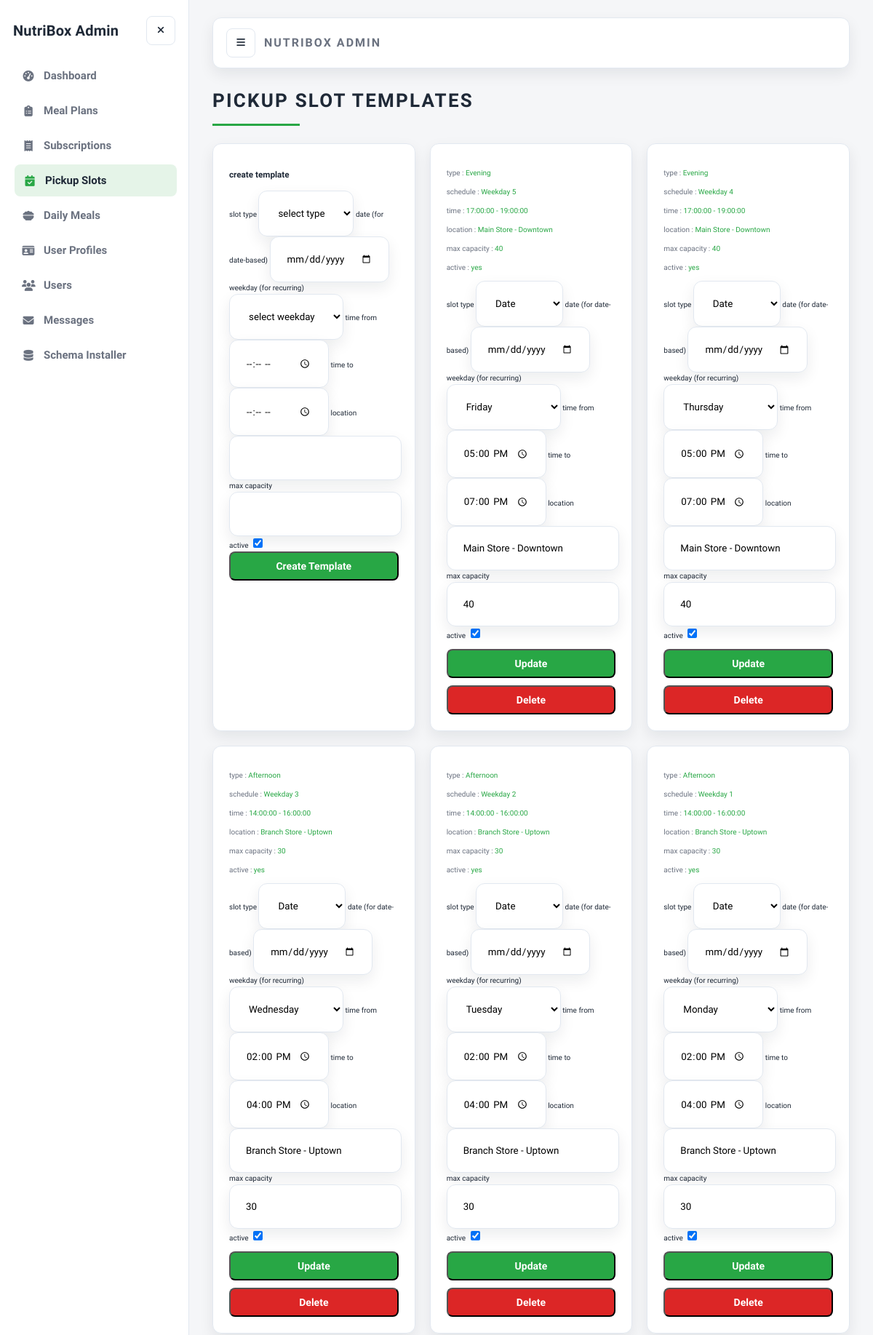
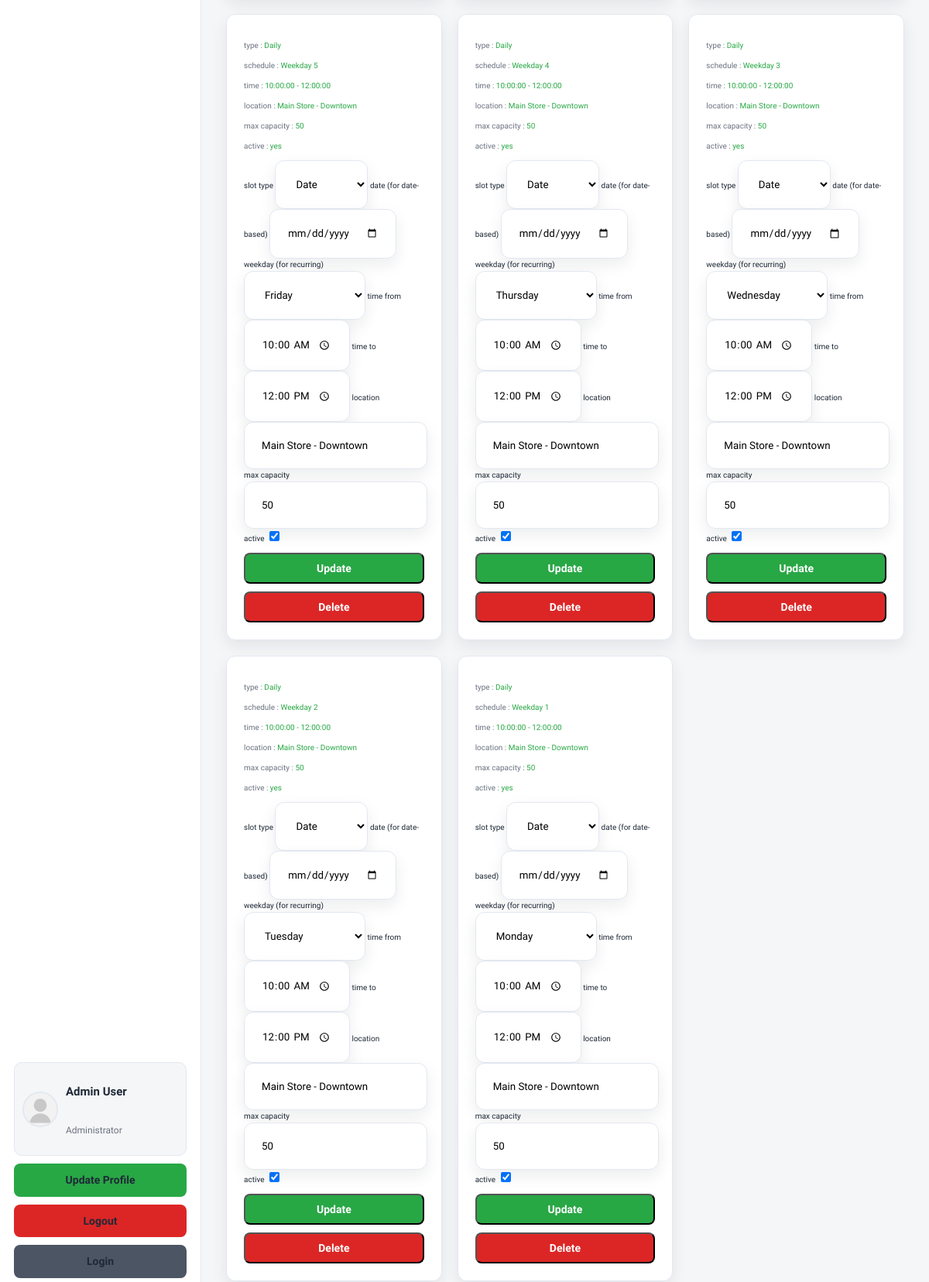
/admin/admin_pickup_slot_templates.php (signed in, upper part), run on the app's committed database (2 pictures, top to bottom).
### tables this page shows
CREATE TABLE IF NOT EXISTS users (
  id INT(100) NOT NULL AUTO_INCREMENT,
  name VARCHAR(100) NOT NULL,
  email VARCHAR(100) NOT NULL,
  password VARCHAR(255) NOT NULL,
  user_type VARCHAR(20) NOT NULL DEFAULT 'user',
  image VARCHAR(100) NOT NULL DEFAULT 'default-avatar.svg',
  PRIMARY KEY (id),
  UNIQUE KEY unique_email (email)
);

CREATE TABLE IF NOT EXISTS pickup_slot_templates (
  id INT(100) NOT NULL AUTO_INCREMENT,
  slot_type VARCHAR(20) NOT NULL,
  slot_date DATE DEFAULT NULL,
  weekday TINYINT(1) DEFAULT NULL,
  time_from TIME NOT NULL,
  time_to TIME NOT NULL,
  location VARCHAR(255) NOT NULL,
  max_capacity INT(10) NOT NULL,
  is_active TINYINT(1) NOT NULL DEFAULT 1,
  created_at TIMESTAMP NOT NULL DEFAULT CURRENT_TIMESTAMP,
  updated_at TIMESTAMP NOT NULL DEFAULT CURRENT_TIMESTAMP ON UPDATE CURRENT_TIMESTAMP,
  PRIMARY KEY (id)
);

### db_guard.php (called while the page is built, shortened)
<?php
function table_exists($conn, $table_name)
{
    try {
        $check = $conn->prepare(
            "SELECT COUNT(*) AS total
             FROM information_schema.tables
             WHERE table_schema = DATABASE()
               AND table_name = ?",
        );
        $check->execute([$table_name]);
        $result = $check->fetch(PDO::FETCH_ASSOC);
        return isset($result["total"]) && (int) $result["total"] > 0;
    } catch (Exception $e) {
        return false;
    }
}
?>

### admin/admin_pickup_slot_templates.php (the view, shortened to what this page needs)
<?php
require_once __DIR__ . "/../config.php";
require_once __DIR__ . "/../db_guard.php";
$templates_available = table_exists($conn, "pickup_slot_templates");
if ($templates_available) {
    $templates = $conn->prepare(
        "SELECT * FROM `pickup_slot_templates` ORDER BY id DESC",
    );
    $templates->execute();
}
?>
<!DOCTYPE html>
<html lang="en">
<head>
   <link rel="stylesheet" href="https://cdnjs.cloudflare.com/ajax/libs/font-awesome/6.1.1/css/all.min.css">
   <link rel="stylesheet" href="css/admin_style.css">
</head>
<body class="admin-body">
<?php include "admin_header.php"; ?>
<section class="placed-orders">
   <h1 class="title">pickup slot templates</h1>
   <div class="box-container">
      <div class="box">
         <h3>create template</h3>
         <form action="" method="POST">
            <label for="slot_type">slot type</label>
            <select name="slot_type" id="slot_type" class="box" required>
               <option value="" selected disabled>select type</option>
            </select>
            <label for="slot_date">date (for date-based)</label>
            <input type="date" name="slot_date" id="slot_date" class="box">
            <label for="weekday">weekday (for recurring)</label>
            <select name="weekday" id="weekday" class="box">
               <option value="" selected disabled>select weekday</option>
            </select>
            <label for="time_from">time from</label>
            <input type="time" name="time_from" id="time_from" class="box" required>
            <label for="time_to">time to</label>
            <input type="time" name="time_to" id="time_to" class="box" required>
            <label for="location">location</label>
            <input type="text" name="location" id="location" class="box" required>
            <label for="max_capacity">max capacity</label>
            <input type="number" min="1" name="max_capacity" id="max_capacity" class="box" required>
            <label for="is_active">active</label>
            <input type="checkbox" name="is_active" id="is_active" checked>
            <input type="submit" name="create_template" class="btn" value="create template">
         </form>
      </div>
      <?php if ($templates_available && $templates->rowCount() > 0) {
          while ($template = $templates->fetch(PDO::FETCH_ASSOC)) {
              $type_label = $template["slot_type"];
              $schedule =
                  $type_label === "Date"
                      ? $template["slot_date"]
                      : "Weekday " . $template["weekday"];
              ?>
      <div class="box">
         <p> type : <span><?= $type_label ?></span> </p>
         <p> schedule : <span><?= $schedule ?></span> </p>
         <p> time : <span><?= $template["time_from"] ?> - <?= $template[
     "time_to"
 ] ?></span> </p>
         <p> location : <span><?= $template["location"] ?></span> </p>
         <p> max capacity : <span><?= $template["max_capacity"] ?></span> </p>
         <p> active : <span><?= $template["is_active"]
             ? "yes"
             : "no" ?></span> </p>
         <form action="" method="POST" style="margin-top:1rem;">
            <label>slot type</label>
            <select name="slot_type" class="box" required>
               <option value="Date" <?= $template["slot_type"] === "Date"
                   ? "selected"
                   : "" ?>>Date</option>
            </select>
            <label>date (for date-based)</label>
            <input type="date" name="slot_date" class="box" value="<?= $template[
                "slot_date"
            ] ?>">
            <label>weekday (for recurring)</label>
            <select name="weekday" class="box">
               <option value="1" <?= (int) $template["weekday"] === 1
                   ? "selected"
                   : "" ?>>Monday</option>
               <option value="2" <?= (int) $template["weekday"] === 2
                   ? "selected"
                   : "" ?>>Tuesday</option>
               <option value="3" <?= (int) $template["weekday"] === 3
                   ? "selected"
                   : "" ?>>Wednesday</option>
               <option value="4" <?= (int) $template["weekday"] === 4
                   ? "selected"
                   : "" ?>>Thursday</option>
               <option value="5" <?= (int) $template["weekday"] === 5
                   ? "selected"
                   : "" ?>>Friday</option>
            </select>
            <label>time from</label>
            <input type="time" name="time_from" class="box" value="<?= $template[
                "time_from"
            ] ?>" required>
            <label>time to</label>
            <input type="time" name="time_to" class="box" value="<?= $template[
                "time_to"
            ] ?>" required>
            <label>location</label>
            <input type="text" name="location" class="box" value="<?= $template[
                "location"
            ] ?>" required>
            <label>max capacity</label>
            <input type="number" min="1" name="max_capacity" class="box" value="<?= $template[
                "max_capacity"
            ] ?>" required>
            <label>active</label>
            <input type="checkbox" name="is_active" <?= $template["is_active"]
                ? "checked"
                : "" ?>>
            <div class="flex-btn" style="margin-top:1rem;">
               <input type="submit" name="update_template" class="btn" value="update">
               <input type="submit" name="delete_template" class="delete-btn" value="delete">
            </div>
         </form>
      </div>
      <?php
          }
      } else {
          echo '<p class="empty">no templates found!</p>';
      } ?>
   </div>
</section>
<?php include "admin_footer.php"; ?>
</body>
</html>

### admin/admin_sidebar.php (shortened to what this page needs)
<?php
function admin_nav_link($label, $href, $icon, $aliases = [])
{
    $current_page = basename($_SERVER["PHP_SELF"]);
    $active = in_array($current_page, array_merge([$href], $aliases), true);
    $active_class = $active ? " active" : "";
    echo '<a class="nav-link' .
        $active_class .
        '" href="' .
        $href .
        '"><i class="fas ' .
        $icon .
        '"></i><span>' .
        $label .
        "</span></a>";
}
?>
<aside class="admin-sidebar">
   <div class="sidebar-brand">
      <a href="admin_page.php" class="logo">NutriBox Admin</a>
      <button class="icon-btn sidebar-close" type="button" data-sidebar-toggle aria-label="Close sidebar">
         <i class="fas fa-times"></i>
      </button>
   </div>
   <nav class="sidebar-nav">
      <?php
      admin_nav_link("Dashboard", "admin_page.php", "fa-gauge-high");
      ?>
   </nav>
   <div class="sidebar-footer">
      <?php
      $select_profile = $conn->prepare("SELECT * FROM `users` WHERE id = ?");
      $select_profile->execute([$admin_id]);
      $fetch_profile = $select_profile->fetch(PDO::FETCH_ASSOC);
      ?>
      <div class="profile-card">
         <img src="../uploaded_img/<?= $fetch_profile["image"] ?>" alt="">
         <div class="profile-info">
            <p class="profile-name"><?= $fetch_profile["name"] ?></p>
            <p class="profile-role">Administrator</p>
         </div>
      </div>
      <a href="admin_update_profile.php" class="btn">update profile</a>
      <a href="../user/logout.php" class="delete-btn">logout</a>
      <div class="flex-btn">
         <a href="login.php" class="option-btn">login</a>
      </div>
   </div>
</aside>

### data on the page
users: image (placeholder picture), name "Admin User"
pickup_slot_templates: slot_type "Evening", schedule "Weekday 5", time_from "17:00:00", time_to "19:00:00", location "Main Store - Downtown", max_capacity "40", shows "yes", weekday "Friday", is_active "☑"
pickup_slot_templates: slot_type "Evening", schedule "Weekday 4", time_from "17:00:00", time_to "19:00:00", location "Main Store - Downtown", max_capacity "40", shows "yes", weekday "Thursday", is_active "☑"
pickup_slot_templates: slot_type "Afternoon", schedule "Weekday 3", time_from "14:00:00", time_to "16:00:00", location "Branch Store - Uptown", max_capacity "30", shows "yes", weekday "Wednesday", is_active "☑"
pickup_slot_templates: slot_type "Afternoon", schedule "Weekday 2", time_from "14:00:00", time_to "16:00:00", location "Branch Store - Uptown", max_capacity "30", shows "yes", weekday "Tuesday", is_active "☑"
pickup_slot_templates: slot_type "Afternoon", schedule "Weekday 1", time_from "14:00:00", time_to "16:00:00", location "Branch Store - Uptown", max_capacity "30", shows "yes", weekday "Monday", is_active "☑"
pickup_slot_templates: slot_type "Daily", schedule "Weekday 5", time_from "10:00:00", time_to "12:00:00", location "Main Store - Downtown", max_capacity "50", shows "yes", weekday "Friday", is_active "☑"
pickup_slot_templates: slot_type "Daily", schedule "Weekday 4", time_from "10:00:00", time_to "12:00:00", location "Main Store - Downtown", max_capacity "50", shows "yes", weekday "Thursday", is_active "☑"
pickup_slot_templates: slot_type "Daily", schedule "Weekday 3", time_from "10:00:00", time_to "12:00:00", location "Main Store - Downtown", max_capacity "50", shows "yes", weekday "Wednesday", is_active "☑"
pickup_slot_templates: slot_type "Daily", schedule "Weekday 2", time_from "10:00:00", time_to "12:00:00", location "Main Store - Downtown", max_capacity "50", shows "yes", weekday "Tuesday", is_active "☑"
pickup_slot_templates: slot_type "Daily", schedule "Weekday 1", time_from "10:00:00", time_to "12:00:00", location "Main Store - Downtown", max_capacity "50", shows "yes", weekday "Monday", is_active "☑"

### other printed values
$label "Dashboard Meal Plans Subscriptions Pickup Slots Daily Meals User Profiles Users Messages Schema Installer"
